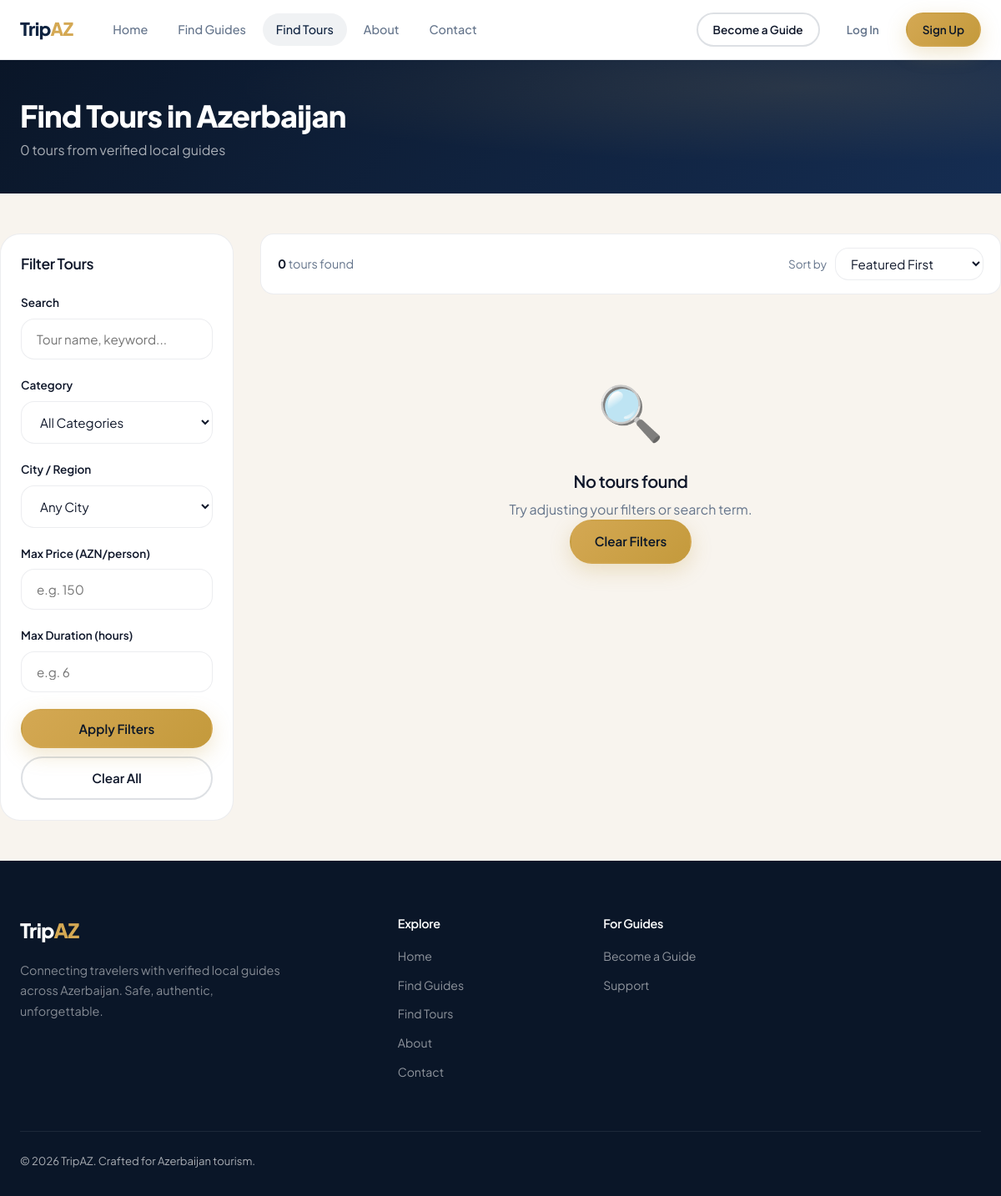
The app's page /guides/tours/, older data.
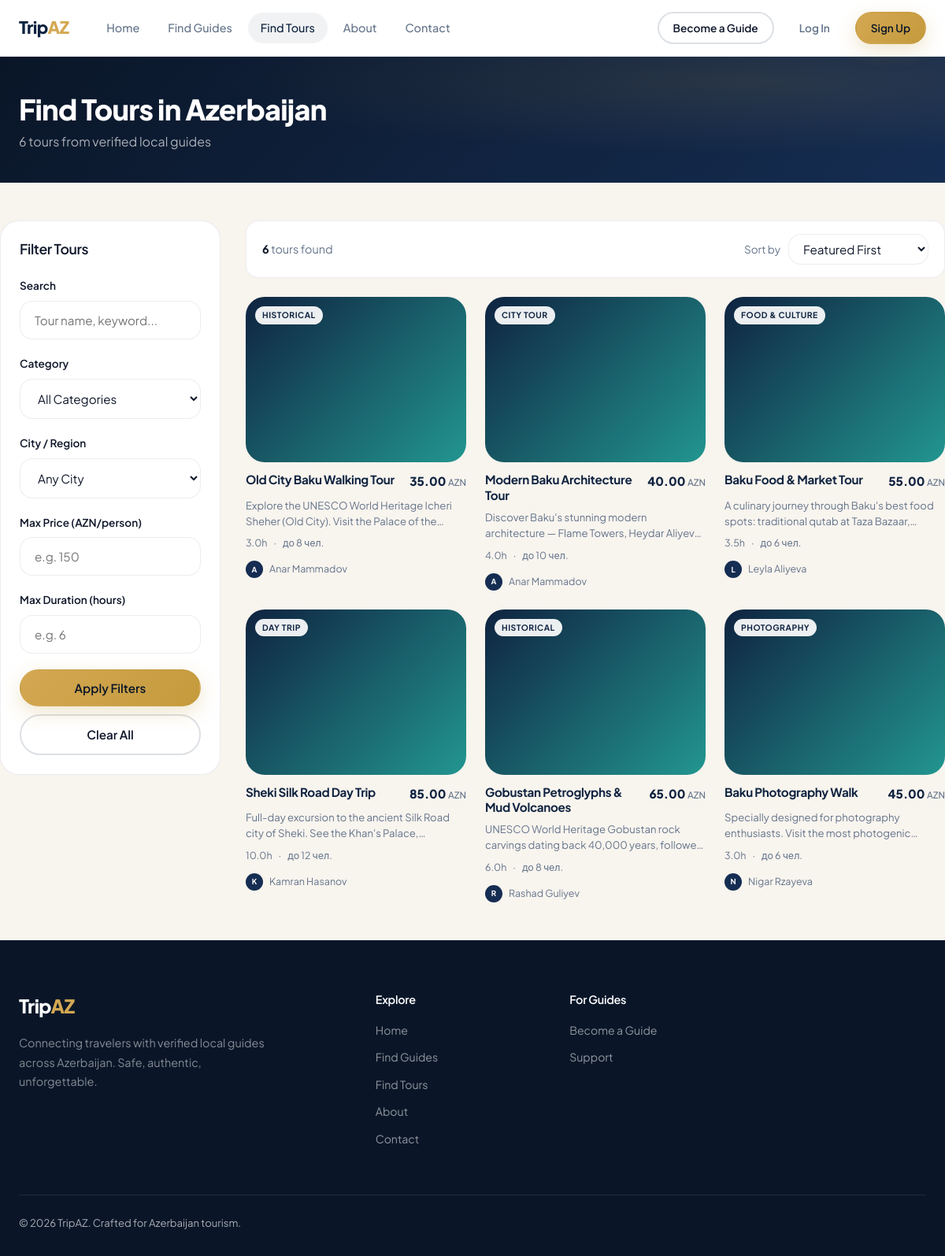
The same page, newer data.
### apps/guides/models.py (models this page shows, shortened)
class Tour(models.Model):
    CATEGORY_CHOICES = [
        ('city', 'City Tour'),
        ('historical', 'Historical'),
        ('nature', 'Nature & Outdoors'),
        ('food', 'Food & Culture'),
        ('photography', 'Photography'),
        ('adventure', 'Adventure'),
        ('day_trip', 'Day Trip'),
    ]
    guide = models.ForeignKey(GuideProfile, on_delete=models.CASCADE, related_name='tours')
    title = models.CharField(max_length=200)
    slug = models.SlugField(max_length=220, unique=True, blank=True)
    description = models.TextField()
    category = models.CharField(max_length=30, choices=CATEGORY_CHOICES, default='city', blank=True)
    duration_hours = models.DecimalField(max_digits=4, decimal_places=1, default=3.0)
    max_people = models.PositiveIntegerField(default=10)
    price_per_person = models.DecimalField(max_digits=8, decimal_places=2)
    location = models.CharField(max_length=200, blank=True)
    itinerary = models.TextField(blank=True, help_text='Step-by-step tour program, one step per line')
    included = models.TextField(blank=True, help_text='What is included, one item per line')
    not_included = models.TextField(blank=True, help_text='What is not included, one item per line')
    meeting_point = models.CharField(max_length=200, blank=True)
    is_active = models.BooleanField(default=True)
    created_at = models.DateTimeField(auto_now_add=True)
    updated_at = models.DateTimeField(auto_now=True)
    class Meta:
        ordering = ['-created_at']
        indexes = [
            models.Index(fields=['guide', 'is_active']),
            models.Index(fields=['slug']),
        ]

class GuideProfile(models.Model):
    STATUS_PENDING = 'pending'
    STATUS_APPROVED = 'approved'
    STATUS_REJECTED = 'rejected'
    VERIFICATION_CHOICES = [
        (STATUS_PENDING, 'Pending Review'),
        (STATUS_APPROVED, 'Approved'),
        (STATUS_REJECTED, 'Rejected'),
    ]
    LANGUAGE_CHOICES = [
        ('english', 'English'), ('russian', 'Russian'), ('azerbaijani', 'Azerbaijani'),
        ('turkish', 'Turkish'), ('german', 'German'), ('french', 'French'),
        ('arabic', 'Arabic'), ('chinese', 'Chinese'), ('spanish', 'Spanish'),
    ]
    CITY_CHOICES = [
        ('baku', 'Baku'), ('ganja', 'Ganja'), ('sheki', 'Sheki'),
        ('lankaran', 'Lankaran'), ('quba', 'Quba'), ('gabala', 'Gabala'),
        ('nakhchivan', 'Nakhchivan'), ('shamakhi', 'Shamakhi'), ('zagatala', 'Zagatala'),
    ]
    user = models.OneToOneField(settings.AUTH_USER_MODEL, on_delete=models.CASCADE, related_name='guide_profile')
    slug = models.SlugField(max_length=150, unique=True, blank=True)
    bio = models.TextField()
    tagline = models.CharField(max_length=200, blank=True)
    city = models.CharField(max_length=50, choices=CITY_CHOICES, default='baku')
    languages = models.CharField(max_length=300, default='english', help_text='Comma-separated languages')
    experience_years = models.PositiveIntegerField(default=1)
    license_number = models.CharField(max_length=100, blank=True)
    has_certificate = models.BooleanField(default=False)
    verification_status = models.CharField(max_length=20, choices=VERIFICATION_CHOICES, default=STATUS_PENDING)
    rejection_reason = models.TextField(blank=True)
    rating = models.DecimalField(max_digits=3, decimal_places=2, default=0.0,
                                  validators=[MinValueValidator(0), MaxValueValidator(5)])
    total_reviews = models.PositiveIntegerField(default=0)
    is_featured = models.BooleanField(default=False)
    cover_image = models.ImageField(upload_to='guides/covers/', blank=True, null=True)
    created_at = models.DateTimeField(auto_now_add=True)
    updated_at = models.DateTimeField(auto_now=True)
    class Meta:
        ordering = ['-is_featured', '-rating', '-created_at']
        indexes = [
            models.Index(fields=['verification_status']),
            models.Index(fields=['city']),
            models.Index(fields=['rating']),
            models.Index(fields=['slug']),
        ]

### apps/accounts/models.py (models this page shows, shortened)
class User(AbstractUser):
    ROLE_TOURIST = 'tourist'
    ROLE_GUIDE = 'guide'
    ROLE_ADMIN = 'admin'
    ROLE_SUPPORT = 'support'
    ROLE_CHOICES = [
        (ROLE_TOURIST, 'Tourist'),
        (ROLE_GUIDE, 'Guide'),
        (ROLE_ADMIN, 'Admin'),
        (ROLE_SUPPORT, 'Support'),
    ]
    role = models.CharField(max_length=20, choices=ROLE_CHOICES, default=ROLE_TOURIST)
    phone = models.CharField(max_length=20, blank=True)
    avatar = models.ImageField(upload_to='avatars/', blank=True, null=True)
    is_banned = models.BooleanField(default=False)
    created_at = models.DateTimeField(auto_now_add=True)

### apps/guides/views.py (the view, shortened to what this page needs)
# urls.py: path('tours/', views.tour_catalog, name='tour_catalog'),
def tour_catalog(request):
    tours = Tour.objects.filter(
        is_active=True,
        guide__verification_status='approved'
    ).select_related('guide__user').prefetch_related('images')
    q = request.GET.get('q', '').strip()
    category = request.GET.get('category', '')
    city = request.GET.get('city', '')
    max_price = request.GET.get('max_price', '')
    max_duration = request.GET.get('max_duration', '')
    if category:
        tours = tours.filter(category=category)
    if city:
        tours = tours.filter(guide__city=city)
    if max_price:
        try:
            tours = tours.filter(price_per_person__lte=float(max_price))
        except ValueError:
            pass
    if max_duration:
        try:
            tours = tours.filter(duration_hours__lte=float(max_duration))
        except ValueError:
            pass
    sort = request.GET.get('sort', '')
    sort_map = {
        'price_asc': 'price_per_person',
        'price_desc': '-price_per_person',
        'duration': 'duration_hours',
        'newest': '-id',
    }
    tours = tours.order_by(sort_map.get(sort, '-guide__is_featured'))
    return render(request, 'guides/tour_catalog.html', {
        'tours': tours,
        'total': tours.count(),
        'categories': Tour.CATEGORY_CHOICES,
        'q': q,
        'selected_category': category,
        'selected_city': city,
        'max_price': max_price,
        'max_duration': max_duration,
        'sort': sort,
    })

### apps/core/context_processors.py (called while the page is built, shortened)
def notifications_processor(request):
    return {'unread_notifications': 0, 'recent_notifications': [], 'unread_messages': 0}

### templates/guides/tour_catalog.html (shortened to what this page needs)
{% extends 'base.html' %}
{% block content %}
<div class="page-header">
  <div class="container">
    <h1>Find Tours in Azerbaijan</h1>
    <p>{{ total }} tour{{ total|pluralize }} from verified local guides</p>
  </div>
</div>
<div class="container section-sm">
  <div class="catalog-layout">
    <aside class="filter-sidebar reveal">
      <h3>Filter Tours</h3>
      <form method="get" id="filter-form">
        <div class="filter-group">
          <label>Search</label>
          <input type="text" name="q" value="{{ q }}" placeholder="Tour name, keyword..." class="form-control">
        </div>
        <div class="filter-group">
          <label>Category</label>
          <select name="category" class="form-control" onchange="this.form.submit()">
            <option value="">All Categories</option>
          </select>
        </div>
        <div class="filter-group">
          <label>City / Region</label>
          <select name="city" class="form-control" onchange="this.form.submit()">
            <option value="">Any City</option>
          </select>
        </div>
        <div class="filter-group">
          <label>Max Price (AZN/person)</label>
          <input type="number" name="max_price" value="{{ max_price }}" placeholder="e.g. 150" min="0" class="form-control">
        </div>
        <div class="filter-group">
          <label>Max Duration (hours)</label>
          <input type="number" name="max_duration" value="{{ max_duration }}" placeholder="e.g. 6" min="1" step="0.5" class="form-control">
        </div>
        <button type="submit" class="btn btn-primary" style="width:100%;">Apply Filters</button>
        <a href="{% url 'guides:tour_catalog' %}" class="btn btn-outline" style="width:100%;margin-top:10px;">Clear All</a>
      </form>
    </aside>
    <div>
      <div class="catalog-toolbar reveal">
        <span style="color:var(--text-muted);font-size:.9rem;">
          <strong style="color:var(--text);">{{ total }}</strong> tour{{ total|pluralize }} found
        </span>
        <div style="display:flex;align-items:center;gap:10px;">
          <span style="font-size:.85rem;color:var(--text-muted);">Sort by</span>
          <select class="form-control" style="width:auto;padding:8px 14px;"
            onchange="location='?{% if q %}q={{ q }}&{% endif %}{% if selected_category %}category={{ selected_category }}&{% endif %}{% if selected_city %}city={{ selected_city }}&{% endif %}sort='+this.value">
            <option value="" {% if not sort %}selected{% endif %}>Featured First</option>
          </select>
        </div>
      </div>
      {% if tours %}
      <div class="tour-catalog-grid">
        {% for tour in tours %}
          {% include 'partials/tour_card.html' with show_guide=True %}
        {% endfor %}
      </div>
      {% else %}
      <div class="empty-state reveal">
        <div class="icon">🔍</div>
        <h3>No tours found</h3>
        <p>Try adjusting your filters or search term.</p>
        <a href="{% url 'guides:tour_catalog' %}" class="btn btn-primary">Clear Filters</a>
      </div>
      {% endif %}
    </div>
  </div>
</div>
{% endblock %}

### templates/partials/tour_card.html (shortened to what this page needs)
<a href="{% url 'guides:tour_detail' tour.pk %}" class="tc">
  <div class="tc-img">
    {% with tour.images.all as imgs %}
    {% if imgs %}
      <img src="{{ imgs.0.image.url }}" alt="{{ tour.title }}" loading="lazy">
    {% else %}
      <div class="tc-img-placeholder"></div>
    {% endif %}
    {% endwith %}
    {% if tour.category %}
      <span class="tc-cat">{{ tour.get_category_display }}</span>
    {% endif %}
  </div>
  <div class="tc-body">
    <div class="tc-top">
      <h4 class="tc-title">{{ tour.title }}</h4>
      <span class="tc-price">{{ tour.price_per_person }} <small>AZN</small></span>
    </div>
    <p class="tc-desc">{{ tour.description|truncatewords:18 }}</p>
    <div class="tc-meta">
      <span>{{ tour.duration_hours }}h</span>
      <span>·</span>
      <span>до {{ tour.max_people }} чел.</span>
    </div>
    {% if show_guide %}
    <div class="tc-guide">
      <div class="tc-guide-avatar">
        {% if tour.guide.user.avatar %}
          <img src="{{ tour.guide.user.avatar.url }}" alt="">
        {% else %}
          {{ tour.guide.user.first_name|first }}
        {% endif %}
      </div>
      <span>{{ tour.guide.user.get_full_name }}</span>
    </div>
    {% endif %}
  </div>
</a>

Row changes from the older to the newer data that the page shows:
added Tour: category "HISTORICAL", title "Old City Baku Walking Tour", price_per_person "35.00", description "Explore the UNESCO World Heritage Icheri Sheher (Old City). Visit the Palace of…", duration_hours "3.0", max_people "8", guide.user.first_name|first "A", guide.user.get_full_name "Anar Mammadov"
added Tour: category "CITY TOUR", title "Modern Baku Architecture Tour", price_per_person "40.00", description "Discover Baku's stunning modern architecture — Flame Towers, Heydar…", duration_hours "4.0", max_people "10", guide.user.first_name|first "A", guide.user.get_full_name "Anar Mammadov"
added Tour: category "FOOD & CULTURE", title "Baku Food & Market Tour", price_per_person "55.00", description "A culinary journey through Baku's best food spots: traditional qutab at Taza…", duration_hours "3.5", max_people "6", guide.user.first_name|first "L", guide.user.get_full_name "Leyla Aliyeva"
added Tour: category "DAY TRIP", title "Sheki Silk Road Day Trip", price_per_person "85.00", description "Full-day excursion to the ancient Silk Road city of Sheki. See the Khan's…", duration_hours "10.0", max_people "12", guide.user.first_name|first "K", guide.user.get_full_name "Kamran Hasanov"
added Tour: category "HISTORICAL", title "Gobustan Petroglyphs & Mud Volcanoes", price_per_person "65.00", description "UNESCO World Heritage Gobustan rock carvings dating back 40,000 years,…", duration_hours "6.0", max_people "8", guide.user.first_name|first "R", guide.user.get_full_name "Rashad Guliyev"
added Tour: category "PHOTOGRAPHY", title "Baku Photography Walk", price_per_person "45.00", description "Specially designed for photography enthusiasts. Visit the most…", duration_hours "3.0", max_people "6", guide.user.first_name|first "N", guide.user.get_full_name "Nigar Rzayeva"
Text that changed along with them:
{{ total }}: "0" → "6"
text no longer shown: "🔍 No tours found Try adjusting your filters or search term. Clear Filters"
